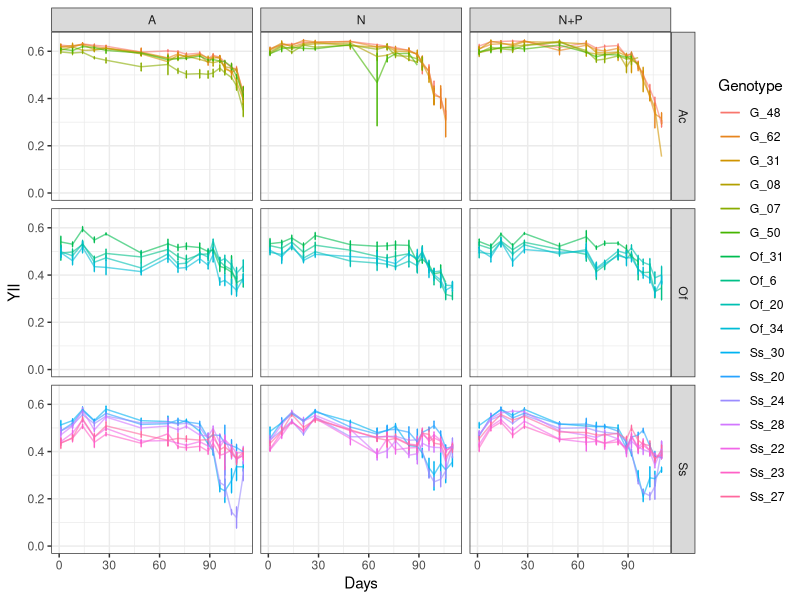
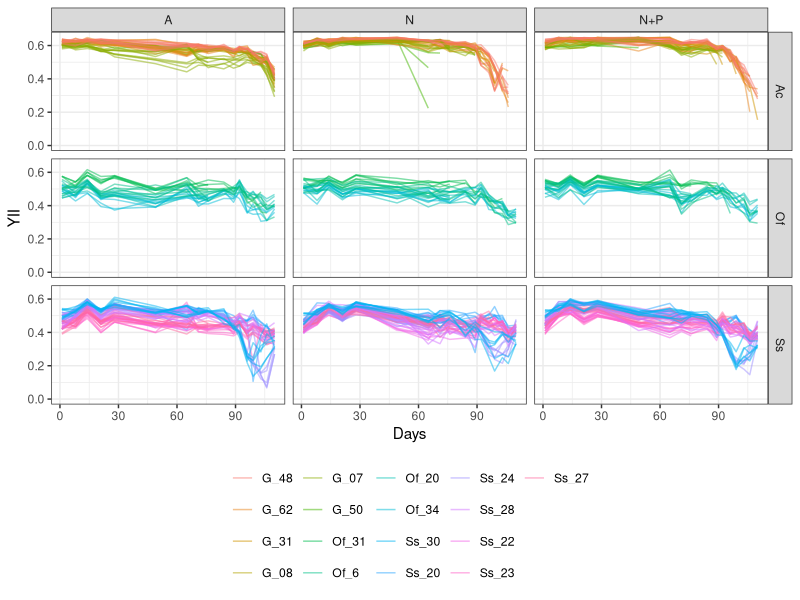
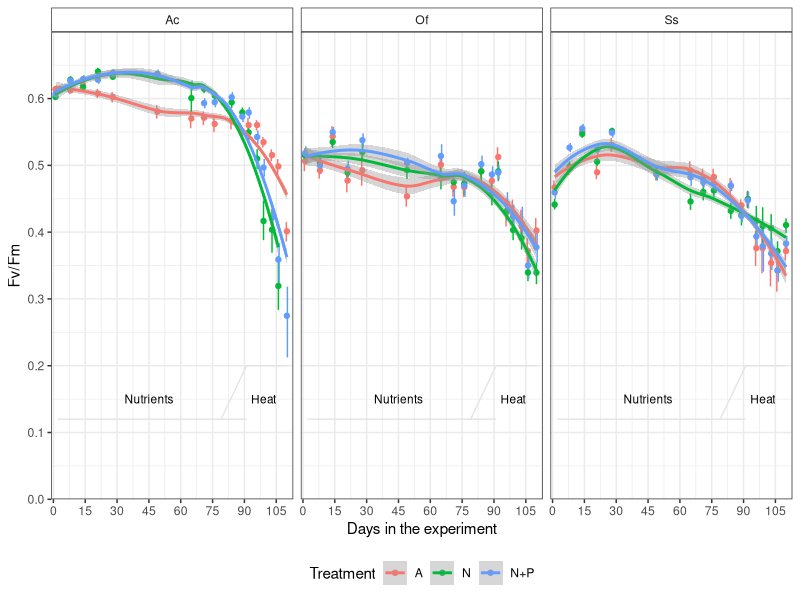
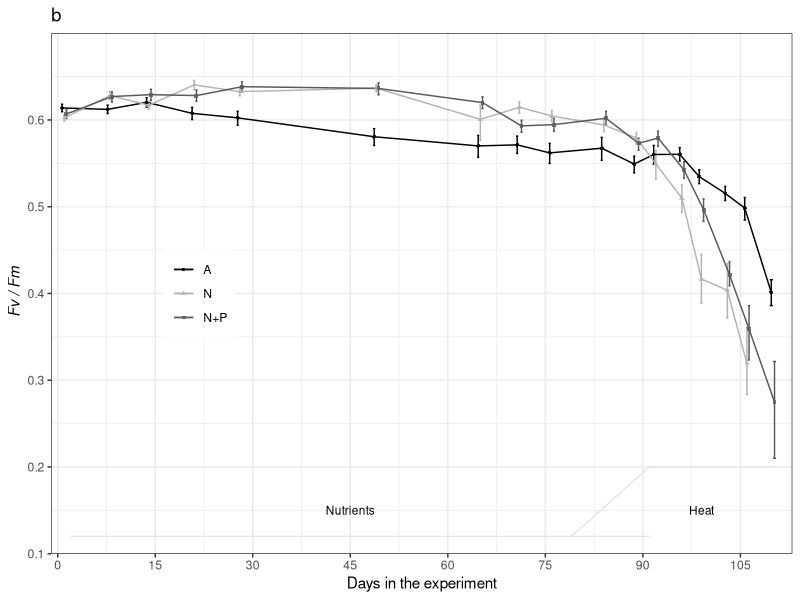
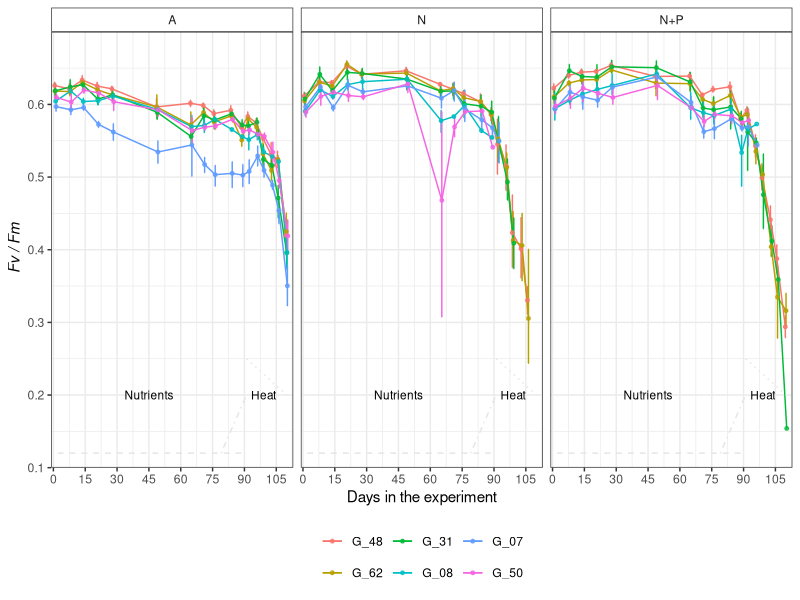
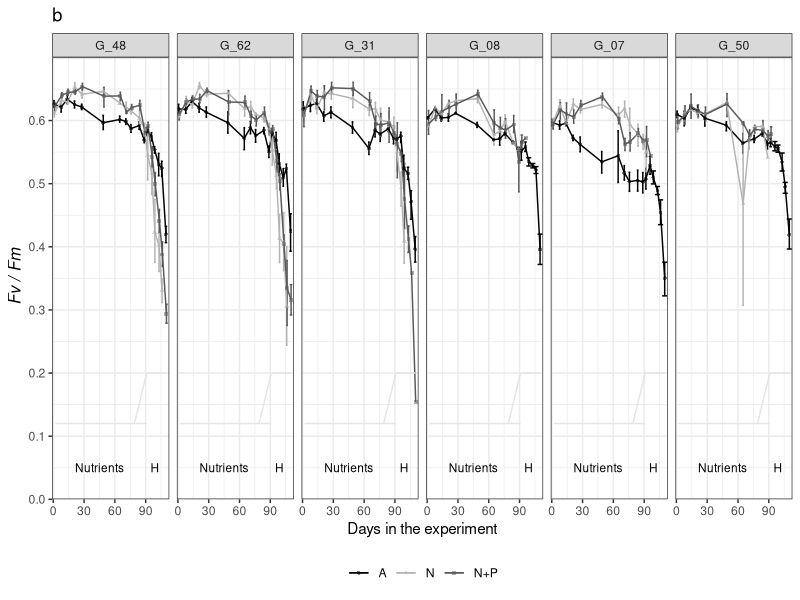

R code for these plots, in order: (Note: this script raises an error after producing the figures.)
## ---- chunk 1
knitr::opts_chunk$set(echo = TRUE, warning=FALSE, message=FALSE, fig.width=7, fig.height=7)
## ---- chunk 2

# Load libraries and sources required to run the script
    library(tidyverse)
    library(ggthemes)
    library(lmerTest)
    library(emmeans)
    library(multcomp)
    library(effects)

# Default ggplot settings

    Fill.colour<-scale_colour_manual(values = c("black", "gray70", "gray35"))

    ggthe_bw<-theme(plot.background=element_blank(),
          panel.grid.major.y = element_blank(),
          panel.grid.major.x = element_blank(),
          panel.grid.minor.x = element_blank(),
          panel.grid.minor.y = element_blank(),
          legend.box.background = element_rect(),
          panel.background =element_rect(fill = NA, color = "black")
          )+
    theme_bw()
## ---- chunk 3
# Acer
    YII.Acer<-read.csv("YII_Data/YII_Nutrients_Acer.csv", header = T)
      YII.Acer$Fragment<-as.character(YII.Acer$Fragment)  # Fragment ID to character
      YII.Acer<-subset(YII.Acer, Colony!="F")
      YII.Acer<-subset(YII.Acer , Treatment!="Dead")
      YII.Acer$Spp<-"Ac"
    ## Genotype information
      MOTE<-read.csv("YII_Data/Genotypes_mote.csv", header = TRUE)
      YII.Acer<-merge(YII.Acer, MOTE, by="Colony", all.x=TRUE)

# Ofav    
    YII.Ofav<-read.csv("YII_Data/YII_Nutrients_Ofav.csv")
      YII.Ofav$Fragment<-as.character(YII.Ofav$Fragment) 
      YII.Ofav$Colony<-factor(as.character(YII.Ofav$Colony), 
                            levels=c("31","6","20","34"))  # D dominance order
      YII.Ofav$Genotype<-paste("Of", YII.Ofav$Colony, sep = "_")
      YII.Ofav$Spp<-"Of"

            
# Ssid      
    YII.Ssid<-read.csv("YII_Data/YII_Nutrients_Ssid.csv")
      YII.Ssid$Colony<-factor(as.character(YII.Ssid$Colony), 
                                 levels=c("30","20","24","28","22","23","27") )  # D dominance order
      YII.Ssid$Genotype<-paste("Ss", YII.Ssid$Colony, sep = "_")
      YII.Ssid$Spp<-"Ss"
      
# Pool all species the data
      YII.data<-dplyr::bind_rows(list(YII.Acer,YII.Ofav,YII.Ssid))
      YII.data<-YII.data[,-1]
      summary(YII.data)
      
# Organize data type
      YII.data$Date<-as.Date(YII.data$Date, "%m/%d/%y")
      YII.data$Days<-(as.numeric(YII.data$Date) -17485)
      
      YII.data$Spp <- as.factor(YII.data$Spp)
      YII.data$Treatment[YII.data$Treatment == "Control"] <- "A"
      YII.data$Treatment[YII.data$Treatment == "NP"] <- "N+P"
      YII.data$Treatment <- as.factor(YII.data$Treatment)
      YII.data$Genotype<-factor(as.character(YII.data$Genotype), 
                             levels=c("G_48", "G_62","G_31", 
                                      "G_08","G_07", "G_50", 
                             "Of_31","Of_6","Of_20","Of_34", 
                             "Ss_30","Ss_20","Ss_24",
                             "Ss_28","Ss_22","Ss_23","Ss_27"))  # D dominance order
      YII.data$Fragment <- paste(YII.data$Spp, YII.data$Fragment, sep = "_")
      YII.data$SampleID <- paste(YII.data$Fragment, YII.data$Time, sep = "_")
      
# Check the data
      str(YII.data)
      summary(YII.data)
      # YII.data<-YII.data[order(
      #   YII.data$Spp, YII.data$Treatment, YII.data$Replicate,
      #   YII.data$Fragment, YII.data$Date),]
      YII.data<-YII.data[order(
        YII.data$Spp, YII.data$Date, YII.data$Treatment, YII.data$Replicate,
        YII.data$Fragment),]
      #write.csv(YII.data, "Outputs/All_YII_data.csv", row.names = F)
    
    # Remove baseline values
      YII.data<-subset(YII.data, Days>-1)
    # Remove recovery values
      YII.data<-subset(YII.data, Days<112)
      # write.csv(YII.data, "Outputs/Experiment_YII_data.csv", row.names = F)  
    # YII.Wide<- reshape(YII.data, idvar = "Fragment", timevar = "Days", direction = "wide")
      
      Spp.fragments<-YII.data %>% 
        group_by(Spp, Genotype, Treatment, Replicate) %>% count(Fragment)
      Spp.fragments
      #write.csv(Spp.fragments, "Outputs/Meassurments_perFragments.csv", row.names = F)

# Subset data before heat stress (Only nutrients)
      YII.nutrients<-subset(YII.data, Days<80)
## ---- chunk 4
YII_Colony<- ggplot(YII.data, aes (Days, YII, colour=Genotype)) +
        stat_summary(fun.data = "mean_cl_boot",geom = "errorbar", width = 0.5)+
        stat_summary(fun.y=mean, geom="line", alpha=0.6) +   theme_bw()
      YII_Colony + ylim(0.0, 0.65) + facet_grid (Spp~Treatment)
      
YII_Frag_Gen<- ggplot(YII.data, aes (Days, YII, colour=Genotype, group=Fragment)) +
        stat_summary(fun.y=mean, geom="line", alpha=0.5) +  
        theme_bw() + theme(legend.position = "bottom",
                           legend.title = element_blank())
      YII_Frag_Gen + ylim(0.0, 0.65) + facet_grid (Spp~Treatment)
## ---- chunk 5
YII_Treat<- ggplot(YII.data, aes (Days, YII, colour=Treatment)) +
        stat_summary(fun.data = "mean_cl_boot",geom = "errorbar", width = 0.2, position = position_dodge(1) )+ ggthe_bw+
        stat_summary(fun.y=mean, geom="point")  +
        theme(legend.position="bottom",
              strip.background = element_rect(fill="white"))+
        scale_y_continuous(limits = c(0, 0.7),
                           breaks = seq(0, 0.6, 0.1),  
                           expand = c(0, 0),
                           name=("Fv/Fm")) +
        scale_x_continuous(name="Days in the experiment",
                           limits = c(-1,113),
                           breaks = seq(0, 113, 15),  
                           expand = c(0, 0))+
        annotate("segment", x = 2, xend = 91, y = 0.12, yend = 0.12,
                  colour = "gray90", linetype=1)+
        annotate("segment", x = 79, xend = 91, y = 0.12, yend = 0.20,
                  colour = "gray90", linetype=1)+
        annotate("segment", x = 91, xend = 110, y = 0.20, yend = 0.20,
                  colour = "gray90", linetype=1)+
        annotate("text", x = 45, y = 0.15, label = "Nutrients", size=3)+
        annotate("text", x = 99, y = 0.15, label = "Heat", size=3)
YII_Treat + facet_grid (~Spp) + geom_smooth()

## ---- chunk 6
YII_Treat_BW<- ggplot(data=subset(YII.data, Spp=="Ac"), aes (Days, YII, colour=factor(Treatment), shape=factor(Treatment))) + ggtitle("b") +
        ggthe_bw + Fill.colour+
        stat_summary(fun.data = "mean_cl_boot",geom = "errorbar", width = 1,
                     position = position_dodge(1) )+
        stat_summary(fun.y=mean, geom="line", position = position_dodge(1), 
                     linetype=1, alpha=1) + 
         stat_summary(fun.y=mean, geom="point", size =1,
                   position=position_dodge(width=1), alpha=0.8)  +
        theme(legend.position=c(0.2, 0.5),
        legend.title = element_blank(), 
        strip.background =element_rect(fill=NA)) + # geom_smooth()+
      
    scale_y_continuous(limits = c(0.1, 0.7),
                           breaks = seq(0.1, 0.6, 0.1),  
                           expand = c(0, 0),
                           name=expression(~italic("Fv / Fm"))) +
        scale_x_continuous(name="Days in the experiment",
                           limits = c(-1,113),
                           breaks = seq(0, 113, 15),  
                           expand = c(0, 0))+
        annotate("segment", x = 2, xend = 91, y = 0.12, yend = 0.12,
                  colour = "gray90", linetype=1)+
        annotate("segment", x = 79, xend = 91, y = 0.12, yend = 0.20,
                  colour = "gray90", linetype=1)+
        annotate("segment", x = 91, xend = 110, y = 0.20, yend = 0.20,
                  colour = "gray90", linetype=1)
        
      
      Figure3<-YII_Treat_BW + #facet_grid (Spp~.)+
        annotate("text", x = 45, y = 0.15, label = "Nutrients", size=3)+
        annotate("text", x = 99, y = 0.15, label = "Heat", size=3)
Figure3
#ggsave(file="Outputs/Fig_3b_Acer_YII_Treat.svg", plot=Figure3, width=3.5, height=3)
## ---- chunk 7
YII_Treat_BW<- ggplot(data=subset(YII.data, Spp=="Ac"), aes (Days, YII, colour=factor(Genotype))) +
        ggthe_bw + 
  stat_summary(fun.data = "mean_cl_boot",geom = "errorbar", width = 1,
                     position = position_dodge(1) )+
  stat_summary(fun.y=mean, geom="line", position = position_dodge(1), linetype=1, alpha=1) + 
  stat_summary(fun.y=mean, geom="point", size =1,
                   position=position_dodge(width=1), alpha=0.8)  +
  theme(legend.position="bottom", 
              legend.title = element_blank(),
              strip.background = element_rect(fill="white"))+
  scale_y_continuous(limits = c(0.1, 0.7),
                           breaks = seq(0.1, 0.6, 0.1),  
                           expand = c(0, 0),
                           name=expression(~italic("Fv / Fm"))) +
  scale_x_continuous(name="Days in the experiment",
                           limits = c(-1,113),
                           breaks = seq(0, 113, 15),  
                           expand = c(0, 0))+
  annotate("segment", x = 2, xend = 91, y = 0.12, yend = 0.12,
                  colour = "gray90", linetype=2)+
  annotate("segment", x = 79, xend = 91, y = 0.12, yend = 0.20,
                  colour = "gray90", linetype=4)+
  annotate("segment", x = 91, xend = 110, y = 0.25, yend = 0.20,
                  colour = "gray90", linetype=3)
        
      
   Figure3<-YII_Treat_BW + facet_grid (~Treatment)+
        annotate("text", x = 45, y = 0.2, label = "Nutrients", size=3)+
        annotate("text", x = 99, y = 0.2, label = "Heat", size=3)
Figure3
## ---- chunk 8

Figure3_genotype<-YII_Treat_BW<- ggplot(data=subset(YII.data, Spp=="Ac"), aes (Days, YII, colour=factor(Treatment), shape=factor(Treatment))) +
        ggthe_bw + Fill.colour+
        stat_summary(fun.data = "mean_cl_boot",geom = "errorbar", width = 5,
                     position = position_dodge(1) )+
        stat_summary(fun.y=mean, geom="line", position = position_dodge(1), 
                     linetype=1, alpha=1) + 
         stat_summary(fun.y=mean, geom="point", size =1,
                   position=position_dodge(width=1), alpha=0.5)  +
        theme(axis.title.y=element_text(size=12), 
          legend.position="bottom",
          legend.title = element_blank()) + ggtitle("b") +
      
    scale_y_continuous(limits = c(0.0, 0.7),
                           breaks = seq(0.0, 0.6, 0.1),  
                           expand = c(0, 0),
                           name=expression(~italic("Fv / Fm"))) +
        scale_x_continuous(name="Days in the experiment",
                           limits = c(-1,113),
                           breaks = seq(0, 113, 30),  
                           expand = c(0, 0))+
        annotate("segment", x = 2, xend = 91, y = 0.12, yend = 0.12,
                  colour = "gray90", linetype=1)+
        annotate("segment", x = 79, xend = 91, y = 0.12, yend = 0.20,
                  colour = "gray90", linetype=1)+
        annotate("segment", x = 91, xend = 110, y = 0.20, yend = 0.20,
                  colour = "gray90", linetype=1)+
        annotate("text", x = 45, y = 0.05, label = "Nutrients", size=3)+
        annotate("text", x = 99, y = 0.05, label = "H", size=3) +
  facet_grid(~Genotype)
Figure3_genotype
  
#ggsave(file="Outputs/S2b_YII_Treat_Colo.svg", plot=Figure3_genotype, width=6.0, height=3.5)
## ---- chunk 9
#Time as a factor, not as int
      str(YII.data)
      YII.data$DaysF<-as.factor(YII.data$Days)

# All spp together
      LME1<-lmer(YII ~ Treatment * DaysF * Spp + (1|Genotype),
                REML=TRUE, data=YII.data, na.action=na.omit)
       lmerTest::step (LME1)
       drop1(LME1, test = "Chisq")
       summary(LME1)
       # plot(Effect(c("Treatment","Spp","DaysF"), LME1), x.var="DaysF", multiline=T, ci.style="bars",
       #    ylab="Fv/Fm", xlab="Days in the experiment")
    
      # EMMs
      All.YII.emm<-emmeans(LME1, ~Treatment * DaysF* Spp)
      emmip(LME1, ~DaysF|Treatment|Spp, CIs = TRUE) + theme_bw() + facet_grid(Spp~Treatment)
  # Spp responded differently, do separate analysis for each one
## ---- chunk 10
  LME_Acer<-lmerTest::lmer(YII ~ Treatment * DaysF + 
                             (1|Genotype) + (1|Replicate) +  (1|Fragment), 
                              data=subset(YII.data, Spp=="Ac"), na.action=na.omit)
      summary(LME_Acer)
      
      Step.LME_Acer<-step (LME_Acer)
      anova(LME_Acer)
      ranova(LME_Acer)
      # Drop (1|Replicate)
      final_fm <- get_model(Step.LME_Acer)
      summary(final_fm)
      
  LME_Acer1<-lmerTest::lmer(YII ~ Treatment * DaysF + 
                             (1|Genotype/Fragment), 
                              data=subset(YII.data, Spp=="Ac"), na.action=na.omit)
      
  ranova(LME_Acer1)
  
  LME_Acer2<-lmerTest::lmer(YII ~ Treatment * DaysF + 
                             (1|Genotype) +  (1|Fragment), 
                              data=subset(YII.data, Spp=="Ac"), na.action=na.omit)
  ranova(LME_Acer2)    
  
  anova(LME_Acer1, LME_Acer2)
      
      # EMMs
      Acer.YII.emm<-emmeans(LME_Acer1, ~Treatment * DaysF)
      contrast(Acer.YII.emm, "tukey")
      
      # Effect plot options
      emmip(LME_Acer, ~DaysF|Treatment, CIs = TRUE) + theme_bw() # interaction plot of predictions
      
      # Pairwise comparisons
      #pairs(Acer.YII.emm) # same than contrast(Acer.YII.emm, "tukey")
      
      #plot(emmeans(LME_Acer, ~DaysF|Treatment), comparisons = TRUE) +
      #  coord_flip(xlim = NULL, ylim = NULL, expand = TRUE) + facet_wrap(~Treatment) +
      #  theme_gdocs() # Tukey comparison (do not trust CI to compare EMMs)
      
      Acer.YII_groups<-cld(Acer.YII.emm, by=NULL) # compact-letter display
      Acer.YII_groups<-Acer.YII_groups[order(Acer.YII_groups$Day,Acer.YII_groups$Treatment),]
      Acer.YII_groups
      write.csv(Acer.YII_groups, "Outputs/Multicomp_AcerYII.csv", row.names = F)
## ---- chunk 11
###### 
      # Ofav 
      LME_Ofav<-lmer(YII ~ Treatment * DaysF + (1|Genotype) + (1|Fragment) +(1|Replicate), 
                     data=subset(YII.data, Spp=="Of"), na.action=na.omit)
      lmerTest::step (LME_Ofav) # Replicate is not significant
      
      LME_Ofav1<-lmer(YII ~ Treatment * DaysF + (1|Genotype/Fragment), 
                     data=subset(YII.data, Spp=="Of"), na.action=na.omit)
      
      LME_Ofav2<-lmer(YII ~ Treatment * DaysF + (1|Genotype) +(1|Fragment), 
                     data=subset(YII.data, Spp=="Of"), na.action=na.omit)
      
      anova(LME_Ofav1, LME_Ofav2)
      step(LME_Ofav2)
      
      # EMMs
      Ofav.YII.emm<-emmeans(LME_Ofav1, ~Treatment * DaysF)
      # contrast(Ofav.YII.emm, "tukey")
      
      # Effect plot options
      emmip(LME_Ofav2, ~DaysF|Treatment, CIs = TRUE) + theme_gdocs() # interaction plot of predictions
      
      # Pairwise comparisons
      #pairs(Ofav.YII.emm) # same than contrast(Acer.YII.emm, "tukey")
      
      # Pairwise comparisons
      plot(emmeans(LME_Ofav1, ~DaysF|Treatment), comparisons = TRUE) +
        coord_flip(xlim = NULL, ylim = NULL, expand = TRUE) +
        facet_wrap(~Treatment) +
        theme_bw() # Tukey comparison (do not trust CI to compare EMMs)
      
      Ofav.YII_groups<-cld(Ofav.YII.emm, by=NULL) # compact-letter display
      Ofav.YII_groups<-Ofav.YII_groups[order(Ofav.YII_groups$Day,Ofav.YII_groups$Treatment),]
      Ofav.YII_groups
      #write.csv(Ofav.YII_groups, "Outputs/Multicomp_OfavYII.csv", row.names = F)
## ---- chunk 12
LME_Ssid<-lmer(YII ~ Treatment * DaysF + (1|Genotype/Fragment) + (1|Replicate),
                     REML=TRUE, data=subset(YII.data, Spp=="Ss"),
                      na.action=na.omit)
     step (LME_Ssid) #  Replicate is not significant
      
LME_Ssid1<-lmer(YII ~ Treatment * DaysF + (1|Genotype) + (1|Fragment),
                     REML=TRUE, data=subset(YII.data, Spp=="Ss"),
                      na.action=na.omit)
      
LME_Ssid2<-lmer(YII ~ Treatment * DaysF + (1|Genotype/Fragment),
                     REML=TRUE, data=subset(YII.data, Spp=="Ss"),
                      na.action=na.omit)
anova(LME_Ssid1, LME_Ssid2)
      
      # EMMs
      Ssid.YII.emm<-emmeans(LME_Ssid2, ~Treatment * DaysF)
      # contrast(Ssid.YII.emm, "tukey")
      
      # Effect plot options
      emmip(LME_Ssid2, ~DaysF|Treatment, CIs = TRUE) + theme_gdocs() # interaction plot of predictions
      
      # Pairwise comparisons
      # pairs(Ssid.YII.emm) # same than contrast(Ssid.YII.emm, "tukey")
      
      # Tukey comparison (do not trust CI to compare EMMs)
      plot(emmeans(LME_Ssid2, ~DaysF|Treatment), comparisons = TRUE) +
        coord_flip(xlim = NULL, ylim = NULL, expand = TRUE) + facet_wrap(~Treatment) +
        theme_gdocs()
      
      Ssid.YII_groups<-cld(Ssid.YII.emm, by=NULL) # compact-letter display
      Ssid.YII_groups<-Ssid.YII_groups[order(Ssid.YII_groups$Day,Ssid.YII_groups$Treatment),]
      Ssid.YII_groups
      write.csv(Ssid.YII_groups, "Outputs/Multicomp_SsidYII.csv", row.names = F)
## ---- chunk 13
############################################################          
 ################### ONLY NUTRIENT PHASE ##################
############################################################
          
# Select data for Nutrient enrichment (26C) only
      
    # Raw YII data              
    YII_Colony<- ggplot(YII.nutrients, aes (Days, YII, colour=Genotype)) +
      stat_summary(fun.data = "mean_cl_boot",geom = "errorbar", width = 0.2 )+
      stat_summary(fun.y=mean, geom="line") + ggthe_bw
    YII_Colony + ylim(0.0, 0.65) + facet_grid (Spp~Treatment)
    
    YII_Trea<- ggplot(YII.nutrients, aes (Days, YII, colour=factor(Treatment))) +
      stat_summary(fun.data = "mean_cl_boot",geom = "errorbar",
                   position = position_dodge(width = 1), width = 0.2 )+
      stat_summary(fun.y=mean, geom="point") +
      facet_grid (~Spp) + theme_gdocs()+
      scale_x_continuous(name="Days in nutrient treatment",
                         breaks=c(seq(-30,76, by=15))) + ggthe_bw +
      ylab("Fv/Fm") + ylim(0.01, 0.65) + geom_smooth()

    YII_Trea + guides(colour=guide_legend("Treatment"))+
      theme(legend.position=c(0.15, 0.3),
            plot.background=element_blank(),
            legend.box.background = element_rect())
